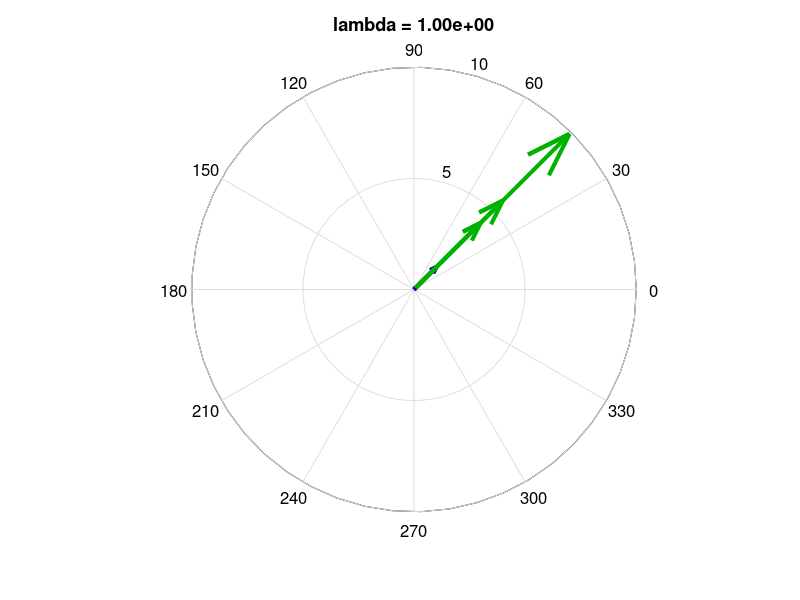
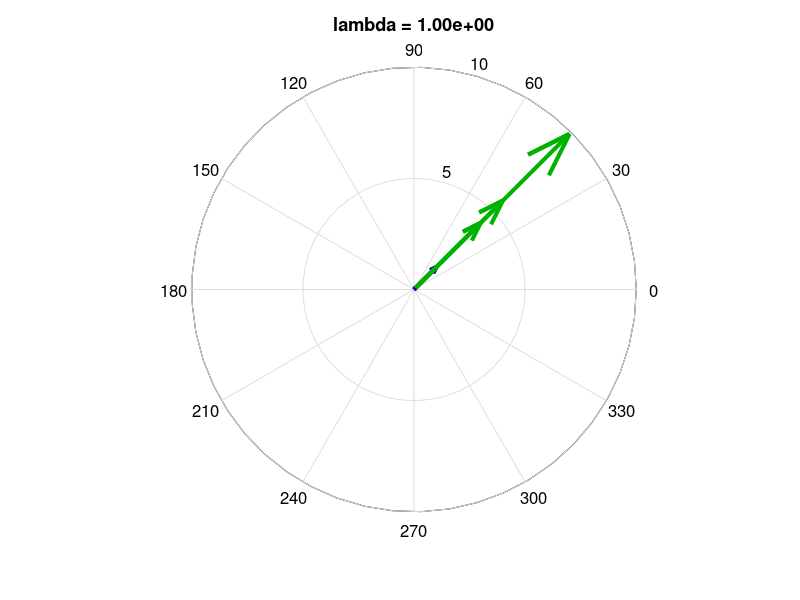

Write MATLAB code to recreate these figures, in order.
function gmp_demo()

close all;
phi1 = [-0.5  sqrt(0.75)];
phi2 = [-0.5 -sqrt(0.75)];
phi3 = [1 0];

rep1 = 1;
rep2 = 1;
rep3 = 8;

% features:
x  = [repmat(phi1,rep1,1); repmat(phi3,rep3,1)];
x  = x + 0.2 * (rand(size(x)) - 0.5);
x2 = [repmat(phi2,rep2,1); repmat(phi3,rep3,1)];
x2 = x2 + 0.2 * (rand(size(x2)) - 0.5);


% make features unit vectors:
x  = x./repmat(sqrt(sum(x.^2,2)),1,2);
x2 = x2./repmat(sqrt(sum(x2.^2,2)),1,2);

% more params
kernel = {'gaussian','linear','absLinear','sgnAbsLinear'};

for kernel = {'linear'};
    for sigma = 1
        for alpha = [0.0]
            for lambda = [1e-4 1e3]
                plot_gmp(lambda, x, x2, alpha, sigma, rep1, rep2, rep3, kernel{1});
            end
        end
    end
end

end

function w = solve_gmp(lambda, x, calpha, sigma, kernel)

if (strcmp(kernel,'gaussian'))
    x      = x';
    [D,~]  = size(x);
    diffsq = sum((repmat(x,[1,1,N]) - repmat(permute(x,[1,3,2]),[1,N,1])).^2,1);
    diffsq = permute(diffsq,[2,3,1]);
    k      = gauss_norm(sigma,D,1)*exp(-0.5*(diffsq)/(sigma^2));
    
    nse = lambda*eye(N);
    e   = ones(N,1);
    b   = (k*e).^calpha;
elseif (strcmp(kernel,'linear'))
    [N,~] = size(x);
    k     = x*x';
    
    nse = lambda*eye(N);
    e   = ones(N,1);
    b   = (k*e).^calpha;
elseif (strcmp(kernel,'absLinear'))
    [N,~] = size(x);
    k     = x*x';
    
    nse = lambda*eye(N);
    e   = ones(N,1);
    b   = abs((k*e)).^calpha;
elseif (strcmp(kernel,'sgnAbsLinear'))
    [N,~] = size(x);
    k     = x*x';
    
    nse = lambda*eye(N);
    e   = ones(N,1);
    b   = sign(k*e).*abs((k*e)).^calpha;
end

% solve gmp:
w = (k + nse)\b;
w = w'/sum(w);
end

function k = solve_k(lambda, x, calpha, sigma, kernel)

if (strcmp(kernel,'gaussian'))
    x      = x';
    [D,~]  = size(x);
    diffsq = sum((repmat(x,[1,1,N]) - repmat(permute(x,[1,3,2]),[1,N,1])).^2,1);
    diffsq = permute(diffsq,[2,3,1]);
    k      = gauss_norm(sigma,D,1)*exp(-0.5*(diffsq)/(sigma^2));
    
    nse = lambda*eye(N);
    e   = ones(N,1);
    b   = (k*e).^calpha;
elseif (strcmp(kernel,'linear'))
    [N,~] = size(x);
    k     = x*x';
    
    nse = lambda*eye(N);
    e   = ones(N,1);
    b   = (k*e).^calpha;
elseif (strcmp(kernel,'absLinear'))
    [N,~] = size(x);
    k     = x*x';
    
    nse = lambda*eye(N);
    e   = ones(N,1);
    b   = abs((k*e)).^calpha;
elseif (strcmp(kernel,'sgnAbsLinear'))
    [N,~] = size(x);
    k     = x*x';
    
    nse = lambda*eye(N);
    e   = ones(N,1);
    b   = sign(k*e).*abs((k*e)).^calpha;
end

end

function Gnorm = gauss_norm(sigma,k,alpha)
% denominator of normalizing constant:
Gnorm = (1/((sqrt((sigma^2)^k))*((2*pi/alpha)^(k/2))));
end

function w = plot_gmp(lambda, x, x2, calpha, sigma, rep1, rep2, rep3, kernel)
x = [1 1 0 0 0 0 0; 0 0 0 0 2 2 2; 3 3 0 0 0 0 0; 4 4 0 0 0 0 0; 0 0 5 5 0 0 0; 0 0 0 0 6 6 6; 7 7 0 0 0 0 0; 0 0 8 8 0 0 0; 0 0 0 0 9 9 9];

x2_1 = [x(1, :); x(3, :); x(4,:); x(7,:)];
x2_2 = [x(2, :); x(6, :); x(9, :)];
x2_3 = [x(5, :); x(8, :)];

lambda = 1;
N = size(x, 1);
nse = lambda*eye(N);
b   = ones(N,1);
x2 = [x2_1;x2_2;x2_3];

% solve gmp:
k = solve_k(lambda, x, calpha, sigma, kernel);
w = (k + nse)\b;
w = w'/sum(w);


% weight vectors:
wx = x'*w';
%wx = wx/sqrt(wx'*wx);

% solve gmp:
k2_1 = solve_k(lambda, x2_1, calpha, sigma, kernel);
k2_2 = solve_k(lambda, x2_2, calpha, sigma, kernel);
k2_3 = solve_k(lambda, x2_3, calpha, sigma, kernel);
k2 = blkdiag(k2_1, k2_2, k2_3);

w2 = (k2 + nse)\b;
w2 = w2'/sum(w2);

% weight vectors:
w2x = x2'*w2';
%w2x = w2x/sqrt(w2x'*w2x);

% plot:
figure;
fontsz = 12;
pts    = [x(1:rep1,:); x2(1:rep2,:)];
h      = compass(pts(:,1),pts(:,2)); hold all;
% arrow colours:
clr = [repmat([1.0 0.0 0.0],rep1,1);...
       repmat([0.0 0.0 1.0],rep2,1)];
set(h, {'Color'},num2cell(clr,2), 'LineWidth',3);

pts = x2((rep1+1):end,:);
h   = compass(pts(:,1),pts(:,2));
% arrow colours:
clr = repmat([0.0 0.7 0.0],rep3,1);
set(h, {'Color'},num2cell(clr,2), 'LineWidth',3);

h = compass(wx(1,:),wx(2,:),'--');
% arrow colours:
clr = [1.0 0.0 0.0];
set(h, {'Color'},num2cell(clr,2), 'LineWidth',3);

h = compass(w2x(1,:),w2x(2,:),'--');
% arrow colours:
clr = [0.0 0.0 1.0];
set(h, {'Color'},num2cell(clr,2), 'LineWidth',3);

hold off;
set(gca,'FontSize',fontsz);

% Removing the radial labels:
set(findall(gca, 'String', '  0.2', '-or','String','  0.4', '-or','String','  0.6', '-or','String','  0.8', '-or','String','  1') ,'String', ' ');
title(sprintf('lambda = %4.2e',lambda));
end
